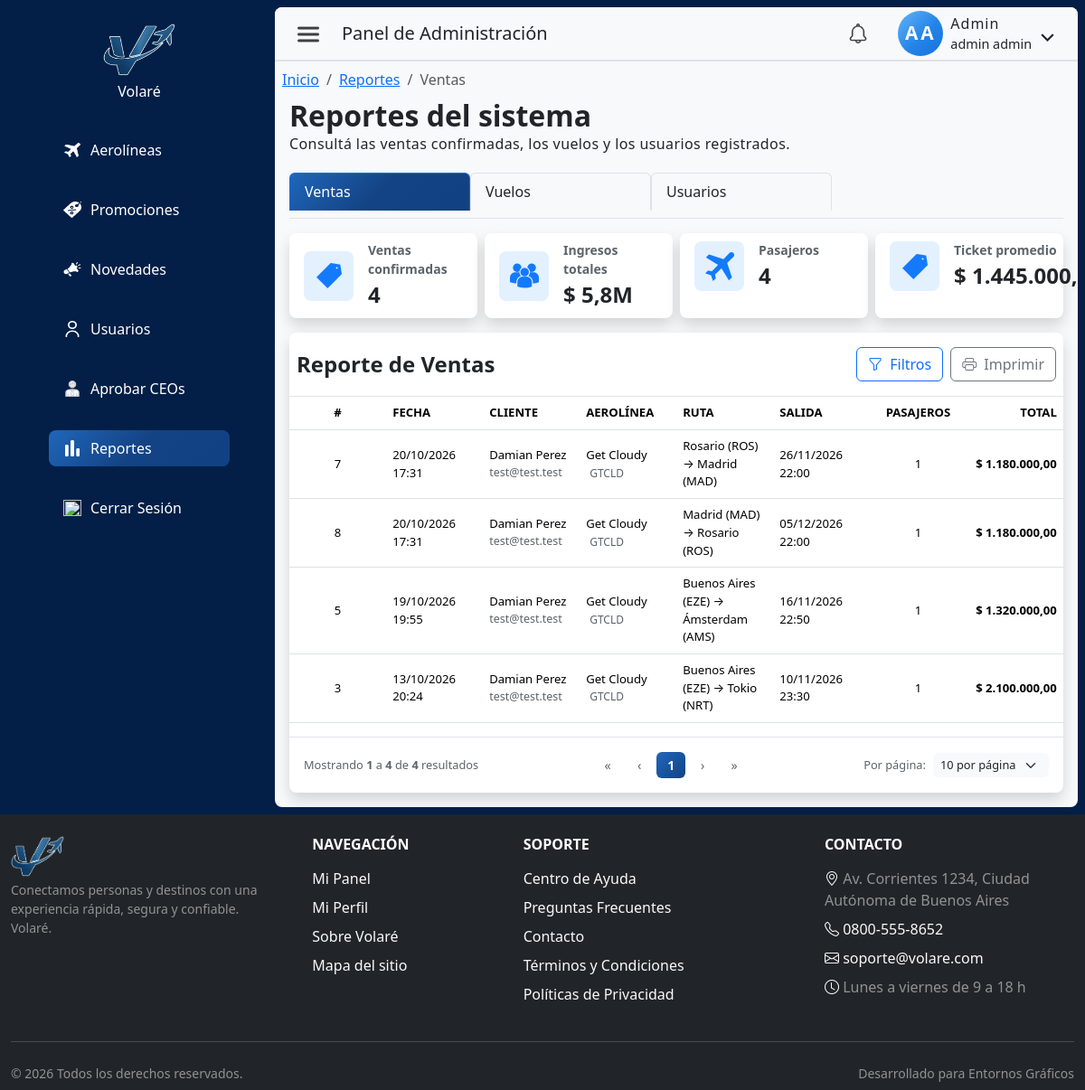
/index.php?pagina=reportes&seccion=listado (signed in), run on the app's committed database.
### tables this page shows
CREATE TABLE `reserva` (
  `idReserva` int NOT NULL AUTO_INCREMENT,
  `idUsuario` int NOT NULL,
  `idVuelo` int NOT NULL,
  `fechaReserva` datetime NOT NULL DEFAULT CURRENT_TIMESTAMP,
  `estadoReserva` enum('pendiente de pago','confirmada','cancelada') NOT NULL DEFAULT 'pendiente de pago',
  `cantPasajeros` int NOT NULL DEFAULT '1',
  `precioTotal` decimal(12,2) NOT NULL,
  `idPromocion` int DEFAULT NULL,
  PRIMARY KEY (`idReserva`),
  KEY `fk_reserva_usuario` (`idUsuario`),
  KEY `fk_reserva_vuelo` (`idVuelo`),
  KEY `fk_reserva_promocion` (`idPromocion`),
  CONSTRAINT `fk_reserva_promocion` FOREIGN KEY (`idPromocion`) REFERENCES `promocion` (`idPromocion`),
  CONSTRAINT `fk_reserva_usuario` FOREIGN KEY (`idUsuario`) REFERENCES `usuario` (`idUsuario`),
  CONSTRAINT `fk_reserva_vuelo` FOREIGN KEY (`idVuelo`) REFERENCES `vuelo` (`idVuelo`)
);

CREATE TABLE `usuario` (
  `idUsuario` int NOT NULL AUTO_INCREMENT,
  `nombre` varchar(50) NOT NULL,
  `apellido` varchar(50) NOT NULL,
  `tipoDocumento` enum('DNI','pasaporte','lc','le') NOT NULL,
  `nroDocumento` varchar(50) NOT NULL,
  `contrasena` varchar(255) NOT NULL,
  `email` varchar(255) NOT NULL,
  `telefono` varchar(45) NOT NULL,
  `fechaNacimiento` date NOT NULL,
  `rol` enum('cliente','ceo','admin') NOT NULL DEFAULT 'cliente',
  `activo` tinyint NOT NULL DEFAULT '0',
  `emailVerificado` tinyint NOT NULL DEFAULT '0',
  `fecha_hora_autorizacion` datetime DEFAULT NULL,
  `tokenVerificacion` varchar(64) DEFAULT NULL,
  `idAerolinea` int DEFAULT NULL,
  `fechaCreacion` datetime NOT NULL DEFAULT CURRENT_TIMESTAMP,
  `notificacion_vista` tinyint(1) DEFAULT '0',
  PRIMARY KEY (`idUsuario`),
  UNIQUE KEY `uk_documento` (`tipoDocumento`,`nroDocumento`),
  UNIQUE KEY `email_UNIQUE` (`email`),
  UNIQUE KEY `idUsuario_UNIQUE` (`idUsuario`),
  UNIQUE KEY `nroDocumento_UNIQUE` (`nroDocumento`),
  KEY `fk_usuario_1_idx` (`idAerolinea`),
  CONSTRAINT `fk_usuario_1` FOREIGN KEY (`idAerolinea`) REFERENCES `aerolinea` (`idAerolinea`)
);

CREATE TABLE `aerolinea` (
  `idAerolinea` int NOT NULL AUTO_INCREMENT,
  `nombreAerolinea` varchar(50) NOT NULL,
  `codigoIATA` varchar(5) NOT NULL,
  `descripcion` varchar(200) DEFAULT NULL,
  `codPais` varchar(3) NOT NULL,
  `email` varchar(250) NOT NULL,
  `logoUrl` varchar(500) DEFAULT NULL,
  `activo` tinyint NOT NULL DEFAULT '1',
  `logoPublicId` varchar(500) DEFAULT NULL,
  `fechaCreacion` datetime NOT NULL DEFAULT CURRENT_TIMESTAMP,
  PRIMARY KEY (`idAerolinea`),
  UNIQUE KEY `codigoIATA_UNIQUE` (`codigoIATA`),
  UNIQUE KEY `email_UNIQUE` (`email`)
);

CREATE TABLE `vuelo` (
  `idVuelo` int NOT NULL AUTO_INCREMENT,
  `idAerolinea` int NOT NULL,
  `origenVuelo` varchar(245) NOT NULL,
  `codigoOrigen` varchar(3) DEFAULT NULL,
  `destinoVuelo` varchar(245) NOT NULL,
  `codigoDestino` varchar(3) DEFAULT NULL,
  `fechaHoraSalidaVuelo` datetime NOT NULL,
  `fechaHoraLlegadaVuelo` datetime NOT NULL,
  `asientosTotales` int NOT NULL DEFAULT '0',
  `asientosDisponibles` int NOT NULL DEFAULT '0',
  `precioVuelo` decimal(10,2) NOT NULL,
  `fechaCreacion` datetime NOT NULL DEFAULT CURRENT_TIMESTAMP,
  PRIMARY KEY (`idVuelo`),
  KEY `fk_vuelo_1_idx` (`idAerolinea`),
  CONSTRAINT `fk_vuelo_1` FOREIGN KEY (`idAerolinea`) REFERENCES `aerolinea` (`idAerolinea`)
);

### src/views/admin/reportesListado.php (the view, shortened to what the rows shown need)
<?php
require_once __DIR__ . '/../../config/conexion.php';
function repAdminBind(mysqli_stmt $stmt, string $tipos, array $params): void {
    if ($tipos === '' || empty($params)) return;
    $refs = [];
    foreach ($params as $i => $valor) {
        $refs[$i] = &$params[$i];
    }
    array_unshift($refs, $tipos);
    call_user_func_array([$stmt, 'bind_param'], $refs);
}
function repAdminConsulta(mysqli $link, string $sql, string $tipos = '', array $params = []): array {
    $stmt = mysqli_prepare($link, $sql);
    repAdminBind($stmt, $tipos, $params);
    mysqli_stmt_execute($stmt);
    $resultado = mysqli_stmt_get_result($stmt);
    $filas = [];
    while ($fila = mysqli_fetch_assoc($resultado)) {
        $filas[] = $fila;
    }
    return $filas;
}
$tab = in_array($_GET['tab'] ?? '', ['ventas', 'vuelos', 'usuarios'], true)
    ? $_GET['tab']
    : 'ventas';
$porPaginaPermitidos = [10, 25, 50];
$pag = max(1, (int)($_GET['pag'] ?? 1));
$porPaginaRaw = (int)($_GET['porPagina'] ?? 10);
$porPagina = in_array($porPaginaRaw, $porPaginaPermitidos, true) ? $porPaginaRaw : 10;
$where = [];
$tipos = '';
$params = [];
if ($tab === 'ventas') {
    $where[] = "r.estadoReserva = 'confirmada'";
    $whereSql = implode(' AND ', $where);
    $baseFrom = "FROM reserva r
        INNER JOIN usuario u ON u.idUsuario = r.idUsuario
        INNER JOIN vuelo v ON v.idVuelo = r.idVuelo
        INNER JOIN aerolinea a ON a.idAerolinea = v.idAerolinea
        WHERE $whereSql";
    $resumen = repAdminConsulta($link,
        "SELECT COUNT(*) AS ventas,
                COALESCE(SUM(r.precioTotal), 0) AS ingresos,
                COALESCE(SUM(r.cantPasajeros), 0) AS pasajeros
         $baseFrom", $tipos, $params)[0] ?? ['ventas' => 0, 'ingresos' => 0, 'pasajeros' => 0];
    $total = (int)$resumen['ventas'];
    $totalPaginas = max(1, (int)ceil($total / $porPagina));
    $pag = min($pag, $totalPaginas);
    $offset = ($pag - 1) * $porPagina;
    $tiposDatos = $tipos . 'ii';
    $paramsDatos = array_merge($params, [$porPagina, $offset]);
    $filas = repAdminConsulta($link,
        "SELECT r.idReserva, r.fechaReserva, r.cantPasajeros, r.precioTotal,
                u.nombre, u.apellido, u.email,
                a.nombreAerolinea, a.codigoIATA,
                v.origenVuelo, v.codigoOrigen, v.destinoVuelo, v.codigoDestino,
                v.fechaHoraSalidaVuelo, v.fechaHoraLlegadaVuelo
         $baseFrom
         ORDER BY r.fechaReserva DESC
         LIMIT ? OFFSET ?", $tiposDatos, $paramsDatos);
}
?>
<div>
    <div class="contForm col-12 d-flex flex-column p-2 admin-content h-100">
        <h1 class="m-0 p-0 fs-2 fw-bold reportes-titulo">Reportes del sistema</h1>
        <div class="d-flex flex-column gap-2">
            <div class="table-responsive bg-white shadow rounded-3 pt-3 tablaContenedor">
                <div class="d-flex flex-column flex-sm-row justify-content-between align-items-center px-2 mb-3 gap-3 gap-sm-0">
                    <h2 class="m-0 p-0 fs-4 fw-bold">
                        <?= $tab === 'ventas' ? 'Reporte de Ventas' : ($tab === 'vuelos' ? 'Reporte de Vuelos' : 'Reporte de Usuarios') ?>
                    </h2>
                </div>
                <table class="table table-hover align-middle border-top mt-2 reporte-tabla reporte-<?= htmlspecialchars($tab) ?>">
                    <?php if ($tab === 'ventas'): ?>
                        <thead>
                            <tr>
                                <th scope="col" class="fw-bold text-center">#</th>
                                <th scope="col" class="fw-bold">FECHA</th>
                                <th scope="col" class="fw-bold">CLIENTE</th>
                                <th scope="col" class="fw-bold d-none d-md-table-cell">AEROLÍNEA</th>
                                <th scope="col" class="fw-bold d-none d-sm-table-cell">RUTA</th>
                                <th scope="col" class="fw-bold d-none d-lg-table-cell">SALIDA</th>
                                <th scope="col" class="fw-bold text-center">PASAJEROS</th>
                                <th scope="col" class="fw-bold text-end">TOTAL</th>
                            </tr>
                        </thead>
                        <tbody>
                            <?php if (empty($filas)): ?>
                                <tr><td colspan="8" class="text-center py-4 text-muted">Todavía no hay ventas confirmadas que coincidan con los filtros seleccionados.</td></tr>
                            <?php else: foreach ($filas as $f): ?>
                                <tr>
                                    <td class="text-center fw-medium"><?= (int)$f['idReserva'] ?></td>
                                    <td><?= date('d/m/Y H:i', strtotime($f['fechaReserva'])) ?></td>
                                    <td>
                                        <div class="d-flex flex-column">
                                            <span class="fw-medium"><?= htmlspecialchars($f['nombre'] . ' ' . $f['apellido']) ?></span>
                                            <span class="text-muted" style="font-size:0.78rem;"><?= htmlspecialchars($f['email']) ?></span>
                                        </div>
                                    </td>
                                    <td class="d-none d-md-table-cell">
                                        <?= htmlspecialchars($f['nombreAerolinea']) ?>
                                        <span class="text-muted text-uppercase ms-1" style="font-size:0.75rem;"><?= htmlspecialchars($f['codigoIATA']) ?></span>
                                    </td>
                                    <td class="d-none d-sm-table-cell">
                                        <?= htmlspecialchars($f['origenVuelo']) ?> →
                                        <?= htmlspecialchars($f['destinoVuelo']) ?>
                                    </td>
                                    <td class="d-none d-lg-table-cell"><?= date('d/m/Y H:i', strtotime($f['fechaHoraSalidaVuelo'])) ?></td>
                                    <td class="text-center"><?= (int)$f['cantPasajeros'] ?></td>
                                    <td class="text-end fw-semibold">$ <?= number_format((float)$f['precioTotal'], 2, ',', '.') ?></td>
                                </tr>
                            <?php endforeach; endif; ?>
                        </tbody>
                    <?php endif; ?>
                </table>
            </div>
        </div>
    </div>
</div>

### data on the page
reserva: idReserva "7", fechaReserva "20/10/2026 17:31", idUsuario.apellido "Damian Perez", idUsuario.email "test@test.test", aerolinea.nombreAerolinea "Get Cloudy", aerolinea.codigoIATA "GTCLD", idVuelo.origenVuelo "Rosario (ROS)", idVuelo.destinoVuelo "Madrid (MAD)", idVuelo.fechaHoraSalidaVuelo "26/11/2026 22:00", cantPasajeros "1", precioTotal "1.180.000,00"
reserva: idReserva "8", fechaReserva "20/10/2026 17:31", idUsuario.apellido "Damian Perez", idUsuario.email "test@test.test", aerolinea.nombreAerolinea "Get Cloudy", aerolinea.codigoIATA "GTCLD", idVuelo.origenVuelo "Madrid (MAD)", idVuelo.destinoVuelo "Rosario (ROS)", idVuelo.fechaHoraSalidaVuelo "05/12/2026 22:00", cantPasajeros "1", precioTotal "1.180.000,00"
reserva: idReserva "5", fechaReserva "19/10/2026 19:55", idUsuario.apellido "Damian Perez", idUsuario.email "test@test.test", aerolinea.nombreAerolinea "Get Cloudy", aerolinea.codigoIATA "GTCLD", idVuelo.origenVuelo "Buenos Aires (EZE)", idVuelo.destinoVuelo "Ámsterdam (AMS)", idVuelo.fechaHoraSalidaVuelo "16/11/2026 22:50", cantPasajeros "1", precioTotal "1.320.000,00"
reserva: idReserva "3", fechaReserva "13/10/2026 20:24", idUsuario.apellido "Damian Perez", idUsuario.email "test@test.test", aerolinea.nombreAerolinea "Get Cloudy", aerolinea.codigoIATA "GTCLD", idVuelo.origenVuelo "Buenos Aires (EZE)", idVuelo.destinoVuelo "Tokio (NRT)", idVuelo.fechaHoraSalidaVuelo "10/11/2026 23:30", cantPasajeros "1", precioTotal "2.100.000,00"

### other printed values
$navLink['label'] "Aerolíneas"
$navLink['label'] "Promociones"
$navLink['label'] "Novedades"
$navLink['label'] "Usuarios"
$navLink['label'] "Aprobar CEOs"
$navLink['label'] "Reportes"
$rol "Admin"
$usuario['nombre'] "admin"
$usuario['apellido'] "admin"
$tabs[$tab] "Ventas"
$label "Ventas"
$label "Vuelos"
$label "Usuarios"
$card['label'] "Ventas confirmadas"
$card['valor'] "4"
